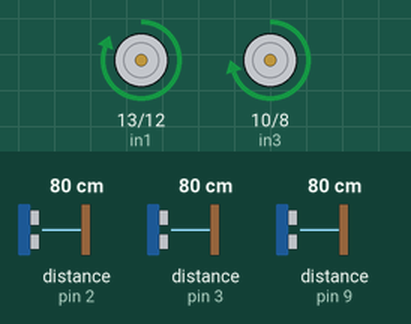
Bench run of a sketch on a simulated Arduino Uno, built with avr-gcc and run on an emulated ATmega328P. On the bench: motor-driver pin pairs drawn as motors (green arrow = first pin HIGH = forward, orange = second pin HIGH = backward, longer = more drive, scaled by the enable pin). Wiring (inferred from the names in the program): 3 × ultrasonic range finder: trigger pin 4, echo pin 2 / trigger pin 5, echo pin 3 / trigger pin 11, echo pin 9. The test bench sets the inputs (shaded band); at power-on: distance to the obstacle (sensors on pin 9, pin 2, pin 3) 80 cm. The echo pulse lasts 58.3 µs per cm.

Above: at 1.2 s.
1.3 s: distance to the obstacle (sensor on pin 9) set to 21 cm
2.8 s: distance to the obstacle (sensor on pin 9) set to 17 cm
At 3.5 s:
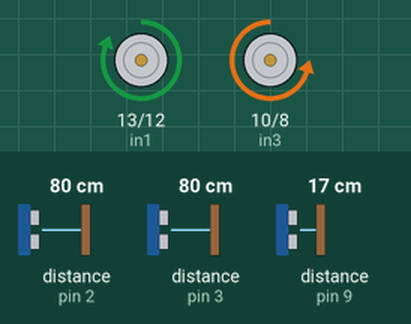
At 4.87 s:
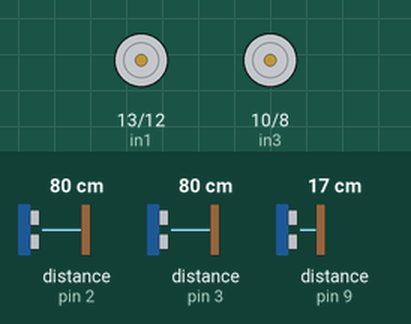
5.8 s: distance to the obstacle (sensor on pin 2) set to 75 cm
8.8 s: distance to the obstacle (sensor on pin 9) set to 8 cm
10.6 s: distance to the obstacle (sensor on pin 9) set to 5 cm
At 12.2 s:
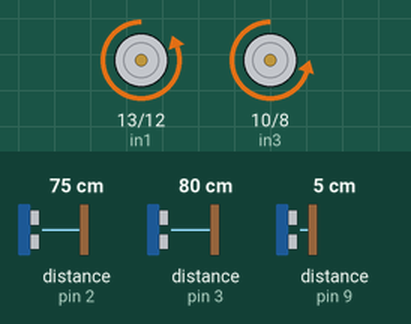
12.5 s: distance to the obstacle (sensor on pin 9) set to 9 cm
At 13.2 s:
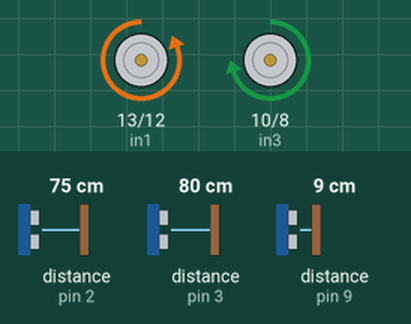
Timing chart, 0 to 16.5 s (numbered marks = the images above; inputs shaded):
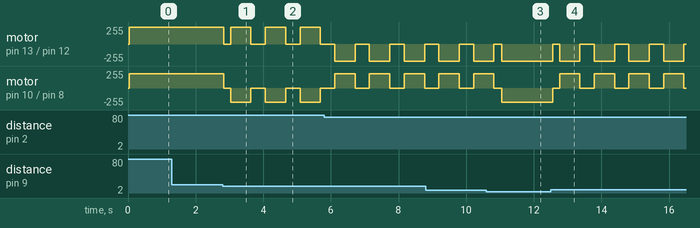

Measured:
- the behaviour switches between 20 and 19 cm on distance to the obstacle (sensor on pin 9) (found by bisection; images 0 and 1)
- the behaviour switches between 7 and 6 cm on distance to the obstacle (sensor on pin 9) (found by bisection; images 2 and 3)
- after the input at 1.3 s, every drawn part: stays the same
- after the input at 2.8 s, motor on pin 13 (in1) / pin 12 (in2): forward 255/255 → stopped at once, then repeats every 1.0 s: forward 255/255 0.60 s, stopped 0.43 s; motor on pin 10 (in3) / pin 8 (in4): forward 215/255 → stopped at once, then repeats every 1.0 s: backward 215/255 0.60 s, stopped 0.43 s
- after the input at 12.5 s, motor on pin 13 (in1) / pin 12 (in2): backward 255/255 → stopped after 0.06 s, then repeats every 1.0 s: backward 255/255 0.60 s, stopped 0.43 s; motor on pin 10 (in3) / pin 8 (in4): backward 215/255 → stopped after 0.06 s, then repeats every 1.0 s: forward 215/255 0.60 s, stopped 0.43 s

The sketch:

car.ino
```cpp
int Echo1 = 2; //left_sensor echo
int Trig1 = 4; //left_sensor trig
int Echo2 = 9; //central_sensor echo
int Trig2 = 11; //central_sensor trig
int Echo3 = 3; //right_sensor echo
int Trig3 = 5; //right_sensor trig

int in1 = 13; //pin 13 arduino
int in2 = 12; //pin 12 arduino
int in3 = 10; //pin 10 arduino
int in4 = 8;  //pin 8 arduino
int ENA = 7;  //pin 7 arduino
int ENB = 6;  //pin 6 arduino

int Left_motor_speed = 215; // From 10 TO 255
int Right_motor_speed = 135;

float velocity = 0.04; //cm/sec
float right_angular_velocity = 0.05; //degree/sec
float left_angular_velocity = 0.05; //degree/sec

int left_distance = 0, right_distance = 0, forward_distance = 0 ;

int Min_Distance = 18;
int Degree = 30;

void setup()
{
  Serial.begin(9600);
  pinMode(Echo1, INPUT);
  pinMode(Trig1, OUTPUT);
  pinMode(Echo2, INPUT);
  pinMode(Trig2, OUTPUT);
  pinMode(Echo3, INPUT);
  pinMode(Trig3, OUTPUT);
  pinMode(in1, OUTPUT);
  pinMode(in2, OUTPUT);
  pinMode(in3, OUTPUT);
  pinMode(in4, OUTPUT);
  pinMode(ENA, OUTPUT);
  pinMode(ENB, OUTPUT);

  STOP();
}
void loop()
{
  forward_distance = forward_distance_read();
  delay(5);
  right_distance = right_distance_read();
  delay(5);
  left_distance = left_distance_read();
  delay(5);

  if (forward_distance <= Min_Distance) // Check if there is an object in forward
  {
    if (forward_distance <= 5) // If object so close of front of car => go Back
    {
      move_B();
//      delay(20);
    }
    else if (right_distance > Min_Distance && left_distance > Min_Distance ) // If the is no object in left and right diraction
    {
      if (right_distance > left_distance) // If Right > Left Then go right
      {
        rotate_degree(Degree, 'R');
        STOP();
      }
      else // otherwise go left
      {
        rotate_degree(Degree, 'L');
        STOP();
      }
    }
    else if (right_distance <= Min_Distance + 20) // If there is object on right and no in left then go Left
    {
      rotate_degree(Degree, 'L');
      STOP();
    }
    else if (left_distance <= Min_Distance) // If there is object on left and no in right, then go Right
    {
      rotate_degree(Degree, 'R');
      STOP();
    }
    else // Otherwise rotate with ratio degree
    {
      rotate_degree(Degree * 1.5, 'L');
      STOP();
    }
  }
  else {
    move_F();
  }
//  delay(100);
}
```

Motor.ino
```cpp
void move_F()
{

  digitalWrite(in1, HIGH);
  digitalWrite(in2, LOW);
  digitalWrite(in3, HIGH);
  digitalWrite(in4, LOW);
  analogWrite(ENA, Right_motor_speed);
  analogWrite(ENB, Left_motor_speed);
}
void move_B()
{

  digitalWrite(in1, LOW);
  digitalWrite(in2, HIGH);
  digitalWrite(in3, LOW);
  digitalWrite(in4, HIGH);
  analogWrite(ENA, Right_motor_speed);
  analogWrite(ENB, Left_motor_speed);
  delay(20);
}
void move_R()
{

  digitalWrite(in1, LOW);
  digitalWrite(in2, HIGH);
  digitalWrite(in3, HIGH);
  digitalWrite(in4, LOW);
  analogWrite(ENA, Right_motor_speed);
  analogWrite(ENB, Left_motor_speed);
}
void move_L()
{

  digitalWrite(in1, HIGH);
  digitalWrite(in2, LOW);
  digitalWrite(in3, LOW);
  digitalWrite(in4, HIGH);
  analogWrite(ENA, Right_motor_speed);
  analogWrite(ENB, Left_motor_speed);
}
void STOP()
{
  digitalWrite(in1, LOW); //stop
  digitalWrite(in2, LOW);
  digitalWrite(in3, LOW);
  digitalWrite(in4, LOW);
  digitalWrite(ENA, LOW);
  digitalWrite(ENB, LOW);
}

void rotate_degree(float degree, char rotation_direction) {
  // This function is named rotate_degree and takes two parameters: 'degree' (a floating-point value) and 'rotation_direction' (a character).

  // Calculate the time delays required for right and left rotation based on the provided degree and angular velocities.
  int right_time_delay = int(degree / right_angular_velocity);
  int left_time_delay = int(degree / left_angular_velocity);


  STOP();
  delay(200);
  if (rotation_direction == 'R' || rotation_direction == 'r') // Check if the rotation direction is 'R' or 'r' (right).
  {
    move_R();
    delay(right_time_delay);
    // Delay for the calculated 'right_time_delay'. This is to allow the car to rotate to the right for a specific duration.
  }

  if (rotation_direction == 'L' || rotation_direction == 'l') {
    move_L();
    delay(left_time_delay);
    // Delay for the calculated 'left_time_delay'. This is to allow the car to rotate to the left for a specific duration.
  }

  STOP();
  delay(200);
}
```

UltraSonic.ino
```cpp
int left_distance_read()
{
  digitalWrite(Trig1, LOW);
  delayMicroseconds(2);
  digitalWrite(Trig1, HIGH);
  delayMicroseconds(10);
  digitalWrite(Trig1, LOW);
  float Fdistance = pulseIn(Echo1, HIGH);
  //  delay(10);
  Fdistance = (Fdistance * 0.034) / 2;
  return (int)Fdistance;
}

int forward_distance_read()
{
  digitalWrite(Trig2, LOW);
  delayMicroseconds(2);
  digitalWrite(Trig2, HIGH);
  delayMicroseconds(10); //20
  digitalWrite(Trig2, LOW);
  float Fdistance = pulseIn(Echo2, HIGH);
  //  delay(10);
  Fdistance = (Fdistance * 0.034) / 2;
  return (int)Fdistance;
}
int right_distance_read()
{
  digitalWrite(Trig3, LOW);
  delayMicroseconds(2);
  digitalWrite(Trig3, HIGH);
  delayMicroseconds(10); //20
  digitalWrite(Trig3, LOW);
  float Fdistance = pulseIn(Echo3, HIGH);
  //  delay(10);
  Fdistance = (Fdistance * 0.034) / 2;
  return (int)Fdistance;
}

void sensor_testing() {
  while (1) {
    right_distance_read();
    left_distance_read();
    forward_distance_read();
    Serial.print(left_distance);
    Serial.print(" , ");
    Serial.print(forward_distance);
    Serial.print(" , ");
    Serial.println(right_distance);
  }
}
```
